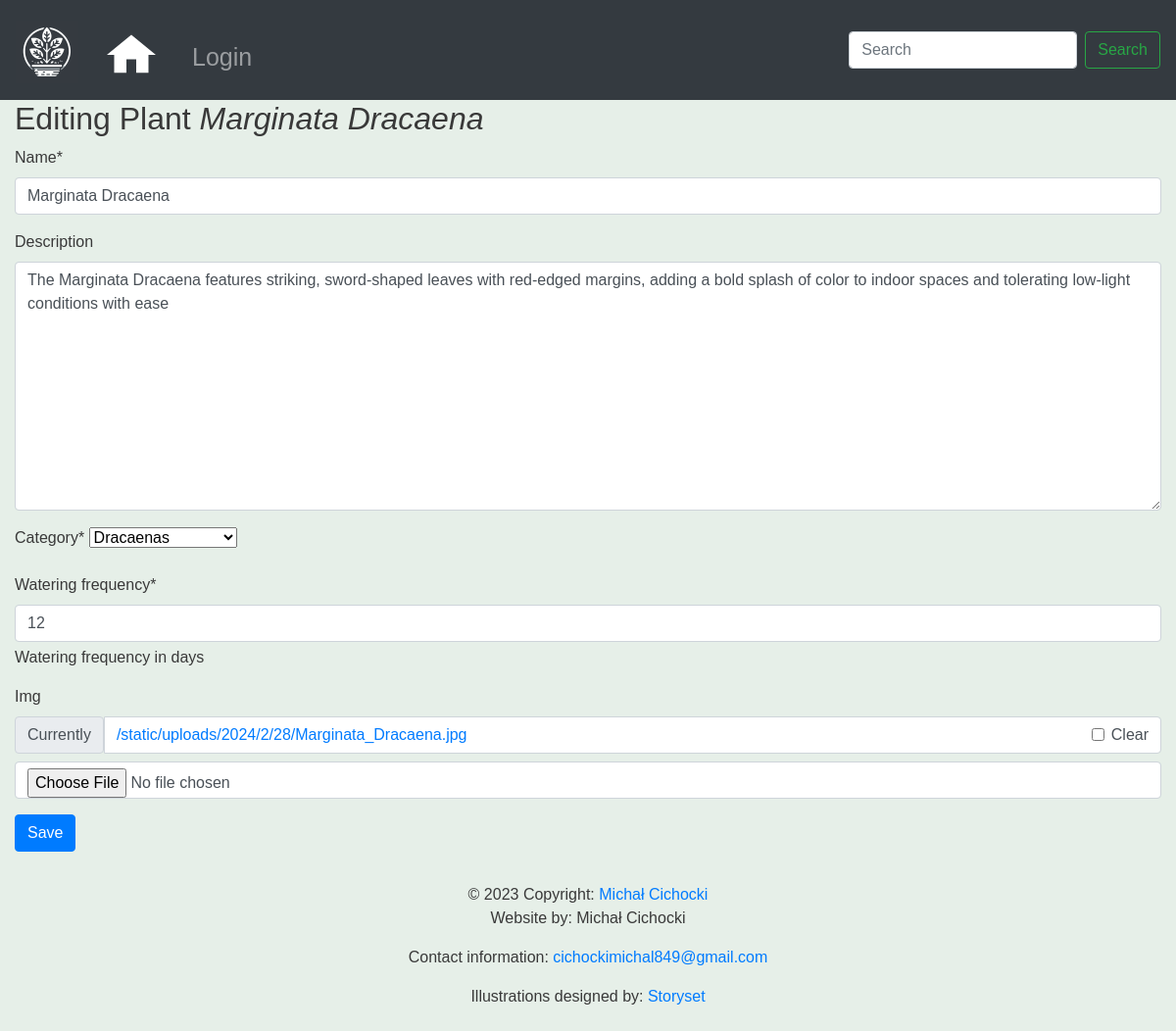
Screenshot of /plants/6/edit/ with the database file from the repository.
### schedule_keeper/models.py (models this page shows)
class Plant(models.Model):
    name = models.CharField(max_length=255)
    description = models.TextField(blank=True, null=True)
    category = models.ForeignKey(Category, on_delete=models.CASCADE)
    watering_frequency = models.PositiveIntegerField(help_text="Watering frequency in days")
    img = models.ImageField(upload_to=upload_to, null=True, blank=True)
    creator = models.ForeignKey(User, on_delete=models.CASCADE)
    def __str__(self):
        return self.name

class Category(models.Model):
    name = models.CharField(max_length=100)
    def __str__(self):
        return self.name

### schedule_keeper/views.py (the view, shortened to what this page needs)
# urls.py: path('plants/<int:pk>/edit/', views.PlantEditView.as_view(), name='plant-edit'),
class PlantEditView(TemplateView):
    template_name = 'schedule_keeper/instance_form.html'
    form_class = PlantForm
    def get(self, request, pk):
        plant = get_object_or_404(Plant, pk=pk)
        form = self.form_class(instance=plant)
        context = {
            "form": form,
            "instance": plant,
            "model_type": "Plant",
        }
        return render(request, self.template_name, context)

### schedule_keeper/forms.py
class PlantForm(InstanceForm):
    class Meta:
        model = Plant
        fields = ["name", "description", "category", "watering_frequency", "img"]

### schedule_keeper/templates/schedule_keeper/instance_form.html (shortened to what this page needs)
{% extends 'base.html' %}
{% load crispy_forms_tags %}
{% block content %}
    <h2>{% if instance %}
        Editing {{ model_type }} <em>{{ instance }}</em>
    {% else %}
        New {{ model_type }}
    {% endif %}
    </h2>
    {% crispy form %}
{% endblock %}

### static/css/base.css (style rules this page uses)
body { font-family: 'Source Sans Pro', sans-serif; background-color: #e6efe8; color: #393939; }

### rows the page displays
Plant: name "Marginata Dracaena", description "The Marginata Dracaena features striking, sword-shaped leaves with red-edged margins, adding a bold splash of color to indoor spaces and tolerating low-light conditions with ease", category "Dracaenas", watering_frequency "12"

### other values shown
{{ model_type }} "Plant"
